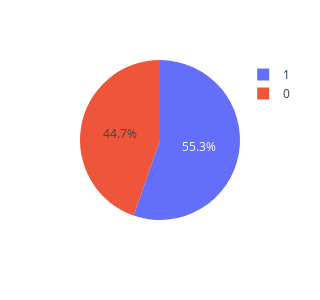

The code cell stored with this chart in its notebook:
### Code cell
px.pie(dados, 'HeartDisease', width=300, height=300)

### Figure 1 — Plotly figure (JSON) as saved in the notebook; plotly's stock layout.template omitted (floating-point values rounded to 4 significant figures; data arrays with more than 128 entries replaced by an {"elided": "..."} marker saying what was removed)
{"data": [{"domain": {"x": [0, 1], "y": [0, 1]}, "hovertemplate": "HeartDisease=%{label}<extra></extra>", "labels": {"elided": "918 int values"}, "legendgroup": "", "name": "", "showlegend": true, "type": "pie"}], "layout": {"height": 300, "legend": {"tracegroupgap": 0}, "margin": {"t": 60}, "width": 300}}
